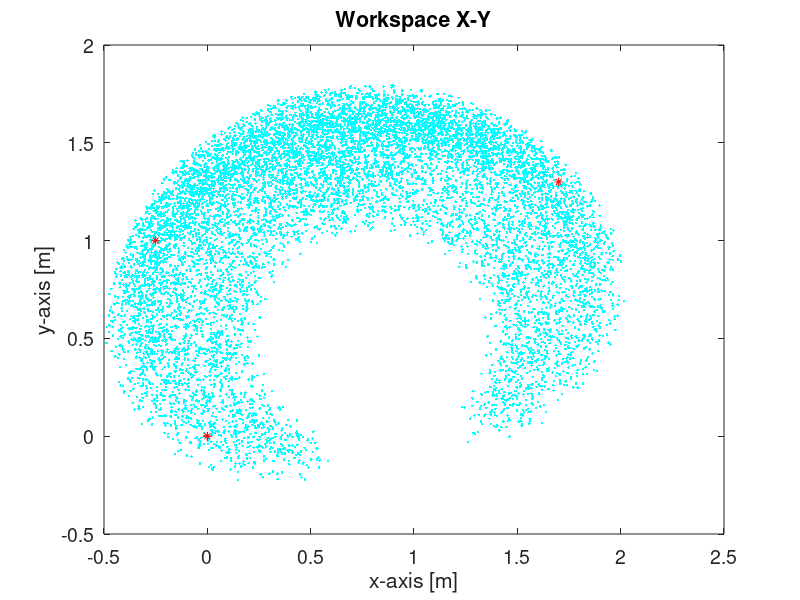

Here is the MATLAB script that generated this plot: (Note: this script raises an error after producing the figure.)
% inputs
% Setup 1
L = [0.5, 0.5, 0];    % [ls, le, lw], in m
rotation = 30;         % base rotation angle
x_shift = 0.8;          % base x position
y_shift = 0.5;          % base y position
Limits_up=[145+rotation 120 0.3];%[theta1 theta2 d1] d2 not needed for x-y
Limits_dw=[0+rotation -120 0.1];%[theta1 theta2 d1] d2 not needed for x-y

%% Configuration Space Sample 
N_rand=10000;

%% % this is a trick I used to generate a grid of values, you can do ir differently
Levels=floor(abs(Limits_up-Limits_dw)/10)+1; 
Offset=(Limits_dw/10-1);
D=fullfact(Levels);
QS=[(D(:,1)+Offset(1))*10 (D(:,2)+Offset(2))*10 (D(:,3)+Offset(3))*10];

%% Here I also enriched the points by adding random points from
% configuration space
QS_rand=[rand(N_rand,1)*(Limits_up(1)-Limits_dw(1))+Limits_dw(1)  rand(N_rand,1)*(Limits_up(2)-Limits_dw(2))+Limits_dw(2) rand(N_rand,1)*(Limits_up(3)-Limits_dw(3))+Limits_dw(3)];
QS=[QS;QS_rand];

%% FK model
s1 = sind(QS(:,1));
s12 = sind(QS(:,1) + QS(:,2));

c1 = cosd(QS(:,1));
c12 = cosd(QS(:,1) + QS(:,2));

% End-effector's positions
x = x_shift + L(1)*c1 + (L(2)+QS(:,3)).*c12;   
y = y_shift + L(1)*s1 + (L(2)+QS(:,3)).*s12;

%% plot the WS
% figure()
% plot(x,y,'.r')
plot(x,y,'c.')
title('Workspace X-Y')
xlabel('x-axis [m]') 
ylabel('y-axis [m]') 
set(gca,'fontsize',14);
hold on
plot(0,0,'+r')

%%
x_tasks = [1.7 -0.25 0];
y_tasks = [1.3 1 0];
labels = {'A','B','C'};
hold on
p = plot(x_tasks,y_tasks,'r*');
p.MarkerSize = 8;
%}